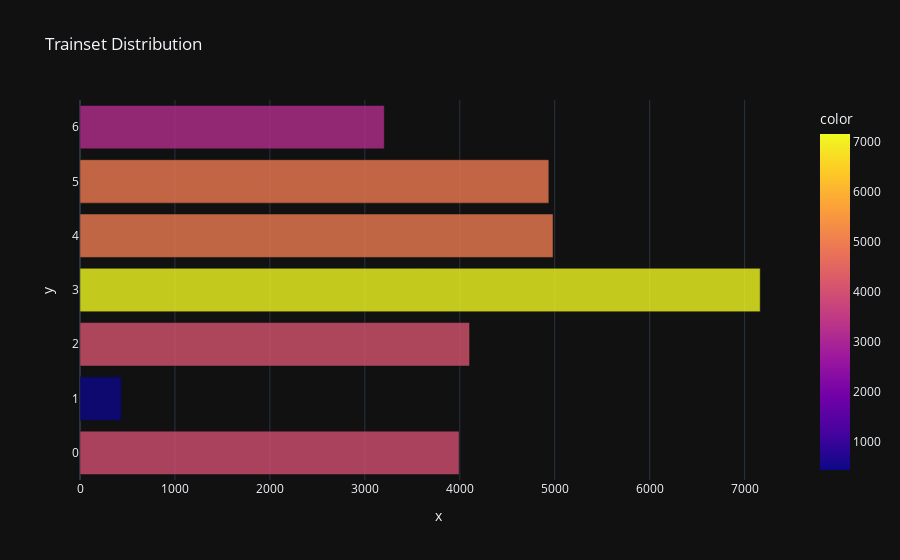

The notebook cell this image was saved under:
### Code cell
labels = [label for _, label in trainset]

# Count the occurrences of each class
class_counts = Counter(labels)

plot_dist(class_counts, 'Trainset')

### Figure 1 — Plotly figure (JSON) as saved in the notebook; plotly's stock layout.template omitted (floating-point values rounded to 4 significant figures)
{"data": [{"alignmentgroup": "True", "hovertemplate": "x=%{x}<br>y=%{y}<br>color=%{marker.color}<extra></extra>", "legendgroup": "", "marker": {"color": [3993, 436, 4103, 7164, 4982, 4938, 3205], "coloraxis": "coloraxis", "opacity": 0.8, "pattern": {"shape": ""}}, "name": "", "offsetgroup": "", "orientation": "h", "showlegend": false, "textposition": "auto", "type": "bar", "x": [3993, 436, 4103, 7164, 4982, 4938, 3205], "xaxis": "x", "y": [0, 1, 2, 3, 4, 5, 6], "yaxis": "y"}], "layout": {"barmode": "relative", "coloraxis": {"colorbar": {"title": {"text": "color"}}, "colorscale": [[0, "#0d0887"], [0.1111, "#46039f"], [0.2222, "#7201a8"], [0.3333, "#9c179e"], [0.4444, "#bd3786"], [0.5556, "#d8576b"], [0.6667, "#ed7953"], [0.7778, "#fb9f3a"], [0.8889, "#fdca26"], [1, "#f0f921"]]}, "legend": {"tracegroupgap": 0}, "title": {"text": "Trainset Distribution"}, "xaxis": {"anchor": "y", "domain": [0, 1], "title": {"text": "x"}}, "yaxis": {"anchor": "x", "domain": [0, 1], "title": {"text": "y"}}}}
